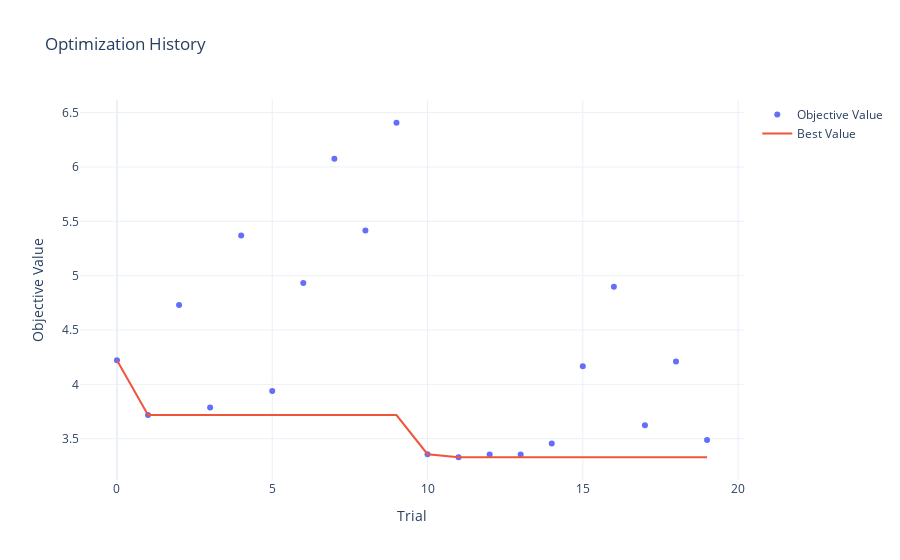

The notebook cell saved with this chart:
### Code cell
if notebook_config['hyperopt'] & ('xgb' in notebook_config['model']):
    print('xgboost的优化历史')
    study_xgb = optuna.create_study(study_name='study_xgb_7', direction='minimize', storage=storage_url, load_if_exists=True)
    plot_optimization_history(study_xgb)
    history_value(study_xgb)

### Figure 1 — Plotly figure (JSON) as saved in the notebook; plotly's stock layout.template omitted (floating-point values rounded to 4 significant figures)
{"data": [{"mode": "markers", "name": "Objective Value", "type": "scatter", "x": [0, 1, 2, 3, 4, 5, 6, 7, 8, 9, 10, 11, 12, 13, 14, 15, 16, 17, 18, 19], "y": [4.222, 3.717, 4.729, 3.787, 5.369, 3.939, 4.932, 6.076, 5.417, 6.407, 3.357, 3.329, 3.354, 3.355, 3.457, 4.167, 4.899, 3.624, 4.21, 3.489]}, {"mode": "lines", "name": "Best Value", "type": "scatter", "x": [0, 1, 2, 3, 4, 5, 6, 7, 8, 9, 10, 11, 12, 13, 14, 15, 16, 17, 18, 19], "y": [4.222, 3.717, 3.717, 3.717, 3.717, 3.717, 3.717, 3.717, 3.717, 3.717, 3.357, 3.329, 3.329, 3.329, 3.329, 3.329, 3.329, 3.329, 3.329, 3.329]}, {"marker": {"color": "#cccccc"}, "mode": "markers", "name": "Infeasible Trial", "showlegend": false, "type": "scatter", "x": [], "y": []}], "layout": {"title": {"text": "Optimization History"}, "xaxis": {"title": {"text": "Trial"}}, "yaxis": {"title": {"text": "Objective Value"}}}}
